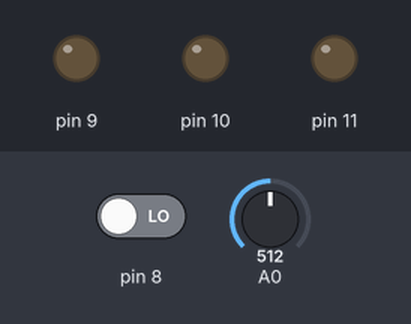
The sketch below on a simulated Arduino Uno, built with avr-gcc and run on an emulated ATmega328P. Shown: output pins drawn as LEDs (lit = HIGH). Dashed ring = blinking. The inputs (shaded band) are chosen by the test bench; at power-on: pin 8 LOW, A0 = 512.

Above: at 1.2 s.
1.3 s: pin 8 driven HIGH
At 1.7 s:
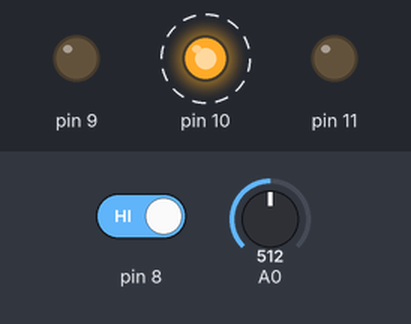
4.3 s: A0 set to 582
7.3 s: A0 set to 611
10.3 s: A0 set to 290
At 11.7 s:
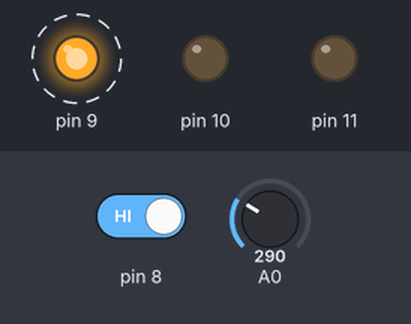
Timing chart, 0 to 14.3 s (numbered marks = the images above; inputs shaded):
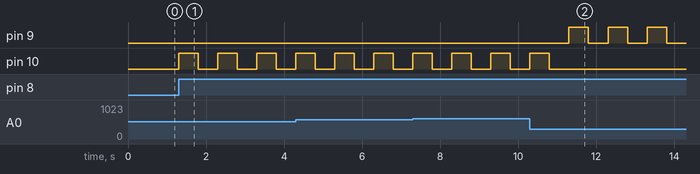

The sketch:

if__for_test19_12_11.ino
```cpp
void setup() {
  // put your setup code here, to run once:
  pinMode(A0, INPUT);
  pinMode(8, INPUT);
  pinMode(9, OUTPUT);
  pinMode(10, OUTPUT);
  pinMode(11, OUTPUT);
}

void loop() {
  // put your main code here, to run repeatedly:
  int a = analogRead(A0);
  if(analogRead(A0) <= 300)
  {
    if(digitalRead(8) == HIGH)
    {
      for(int i = 0;i < 5;i++)
      {
        digitalWrite(9, HIGH);
        delay(500);
        digitalWrite(9, LOW);
        delay(500);
      }
    }
  }
  if(300 < analogRead(A0) &&analogRead(A0) <= 600)
  {
    if(digitalRead(8) == HIGH)
    {
      for(int i = 0;i < 5;i++)
      {
        digitalWrite(10, HIGH);
        delay(500);
        digitalWrite(10, LOW);
        delay(500);
      }
    }
  }
  if(600 < analogRead(A0))
  {
    if(digitalRead(8) == HIGH)
    {
      for(int i = 0;i < 5;i++)
      {
        digitalWrite(11, HIGH);
        delay(500);
        digitalWrite(11, LOW);
        delay(500);
      }
    }
  }
}
```

Measured:
- after the input at 1.3 s, pin 10: alternates HIGH for 0.50 s and LOW for 0.50 s, starting at once
- after the input at 10.3 s, pin 9: alternates HIGH for 0.50 s and LOW for 0.50 s, starting after 1.0 s; pin 11: stops changing and stays LOW
